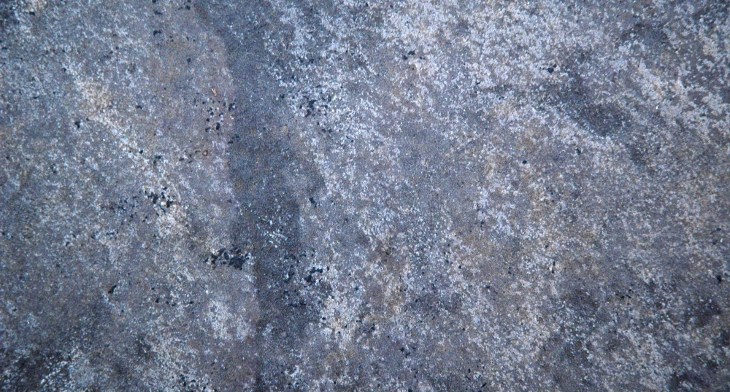
#> input picture Natural-stone-texture.jpg, 730 x 392 px, found by its file name
$ jupyter execute image_test.ipynb
#> lines starting #> are read from the running program, lines starting #| are printed output that depends on the picture
## Natural Granite Texture with Strain

[cell 1]
import cv2
import numpy as np
from matplotlib import pyplot as plt

plt.rcParams["figure.figsize"] = (15,5)

img = cv2.imread('Natural-stone-Texture.jpg',2)
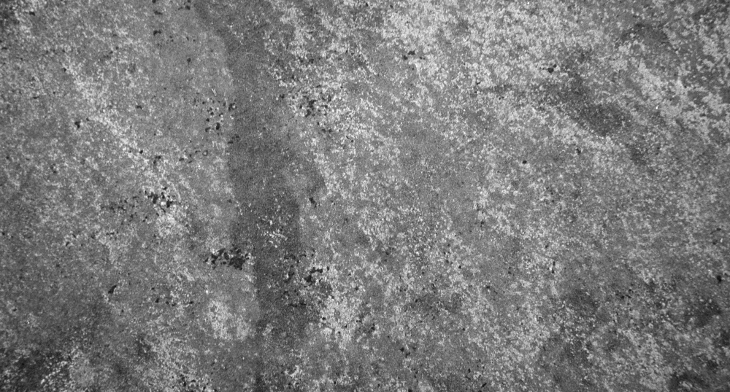
#> img: shape (392, 730); min 12, max 255, mean 123.9

kernel = np.ones((50,50),np.float32)/(50*50)
dst = cv2.filter2D(img,-1,kernel)
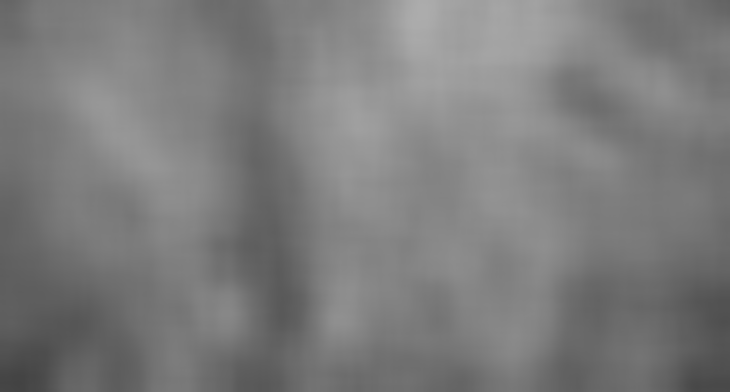
#> dst: shape (392, 730); min 67, max 172, mean 123.9

plt.subplot(121),plt.imshow(img,cmap="gray"),plt.title('Original')
plt.xticks([]), plt.yticks([])
plt.axhline(y=250,color='red',linestyle='--')
plt.subplot(122),plt.imshow(dst,cmap="gray"),plt.title('Averaging')
plt.xticks([]), plt.yticks([])
plt.axhline(y=250,color='red',linestyle='--')

plt.show()
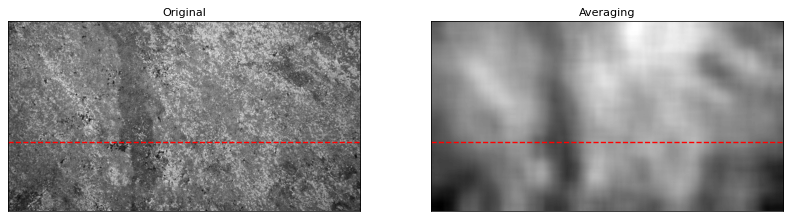
#> figure drawn by matplotlib, 2 panels

[cell 2]
plt.subplot(121), plt.plot(img[250][:])
plt.subplot(122),plt.plot(dst[250][:])
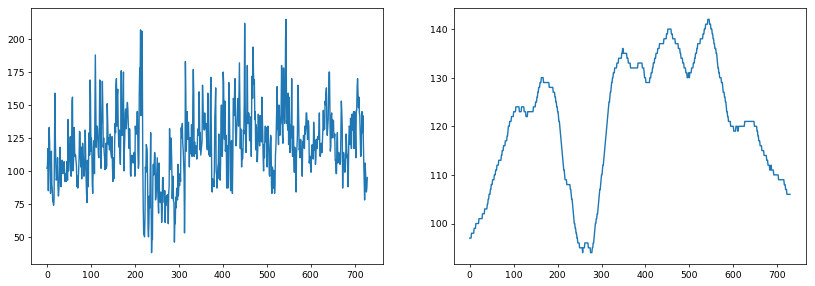
#> figure drawn by matplotlib, 2 panels; panel 1: curve peaks at x = 544, y = 215; panel 2: curve peaks at x = 542, y = 142

$ run again, with 10.jpg copied over Natural-stone-texture.jpg
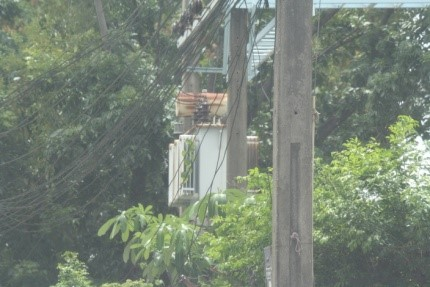
#> input picture 10.jpg, 430 x 287 px, found by its file name
#> `dst = cv2.filter2D(img,-1,kernel)`:
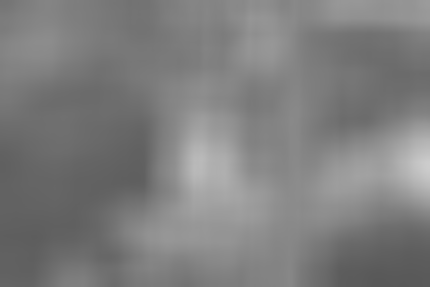
#> dst: shape (287, 430); min 88, max 205, mean 125.7
#> `[cell 2] plt.subplot(121), plt.plot(img[250][:]) plt.subplot(122),plt...`:
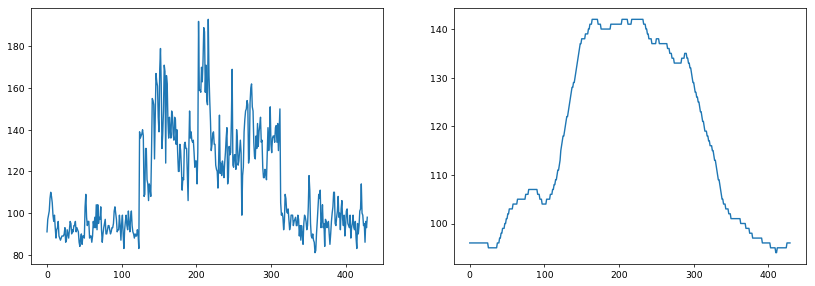
#> figure drawn by matplotlib, 2 panels; panel 1: curve peaks at x = 216, y = 193; panel 2: curve peaks at x = 164, y = 142
